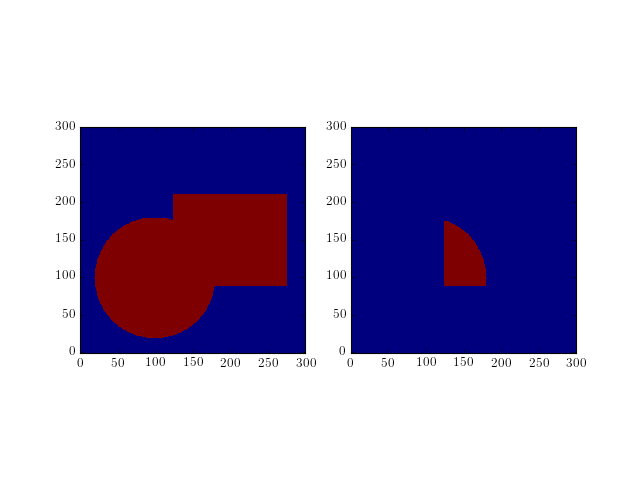

Python code for this plot:
import matplotlib.pyplot as plt
import pyregion

region = """
image
circle(100, 100, 80)
box(200, 150, 150, 120, 0)
"""

r = pyregion.parse(region)
mask_1or2 = r.get_mask(shape=(300,300))

myfilter = r.get_filter()
mask_1and2 = (myfilter[0] & myfilter[1]).mask((300,300))

plt.subplot(121).imshow(mask_1or2, origin="lower", interpolation="nearest")
plt.subplot(122).imshow(mask_1and2, origin="lower", interpolation="nearest")
plt.show()
